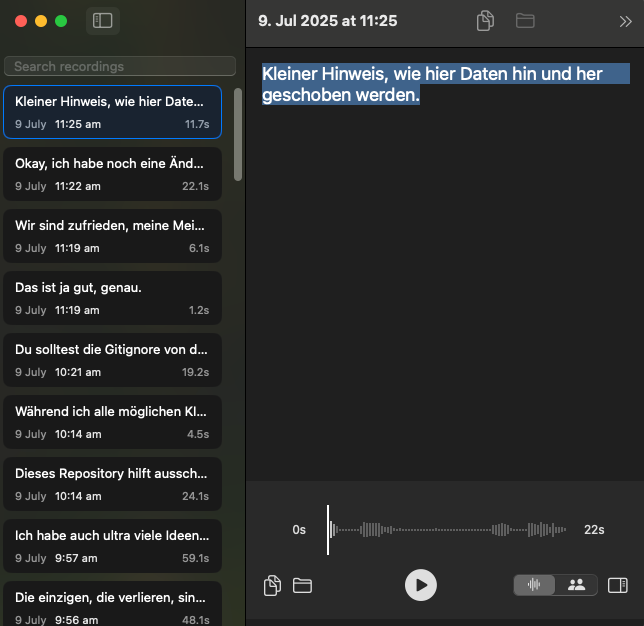
#> input picture context/images/das-wichtigste-tool-von-allen.png, 644 x 626 px, given in place of cv-image.jpg, which was not available
$ python add_photo.py
#> lines starting #> are read from the running program, lines starting #| are printed output that depends on the picture; pictures that were not available may be replaced by others from this repository, and a replacement may not be noted
### src/crop_circle.py
from pathlib import Path
from PIL import Image, ImageDraw

def crop_to_circle(
    input_path,
    output_path,
    vertical_shift_pct=0.12,
    horizontal_shift_px=0,
    padding_pct=0.0
):
    """
    Schneidet ein Bild zu einem Kreis zu.

    Args:
        input_path: Pfad zum Input-Bild
        output_path: Pfad zum Output-Bild (PNG mit Transparenz)
        vertical_shift_pct: Vertikale Verschiebung als Prozent der Bildgröße
        horizontal_shift_px: Horizontale Verschiebung in Pixeln
        padding_pct: Innenabstand als Prozent (macht Kreis kleiner)
    """
#> called with vertical_shift_pct = 0.05, horizontal_shift_px = 16, padding_pct = 0.06
    image = Image.open(input_path)
#> image is the input picture: PIL image 644x626 RGBA; mean R, G, B, A 41.1, 42.6, 42.9, 255

    # Kleinstes Quadrat bestimmen + verschieben
    min_dim = min(image.width, image.height)
#> min_dim = 626
    shift_y = int(min_dim * vertical_shift_pct)
#> shift_y = 31
    shift_x = horizontal_shift_px

    crop_left = (image.width - min_dim) // 2 + shift_x
#> crop_left = 25
    crop_top = (image.height - min_dim) // 2 - shift_y
#> crop_top = -31
    crop_box = (crop_left, crop_top, crop_left + min_dim, crop_top + min_dim)
#> crop_box = (25, -31, 651, 595)
    square = image.crop(crop_box)
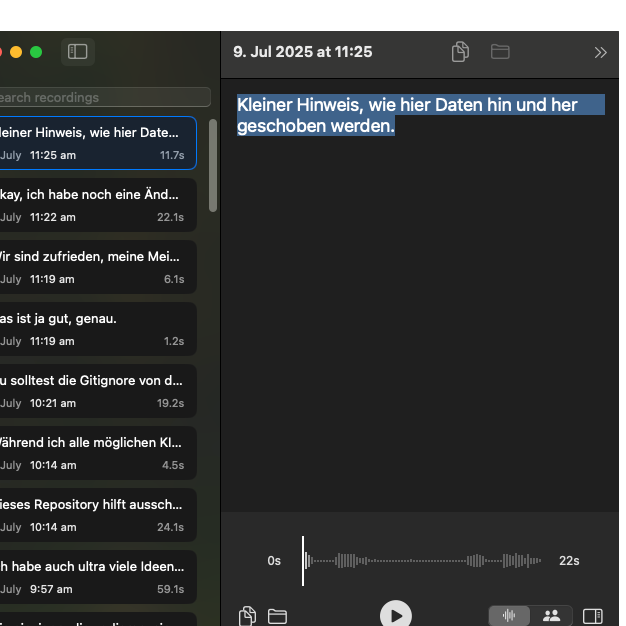
#> square: PIL image 626x626 RGBA; mean R, G, B, A 38.5, 40, 40.3, 239.7; transparent parts drawn white

    # Maske vorbereiten mit Innenabstand (Padding)
    padding = int(min_dim * padding_pct)
#> padding = 37
    mask = Image.new("L", (min_dim, min_dim), 0)
#> mask: PIL image 626x626 L; every value is 0
    draw = ImageDraw.Draw(mask)
    draw.ellipse((padding, padding, min_dim - padding, min_dim - padding), fill=255)

    # Bild mit Maske kombinieren
    result = Image.new("RGBA", (min_dim, min_dim))
#> result: PIL image 626x626 RGBA; every value is 0
    result.paste(square, (0, 0), mask=mask)
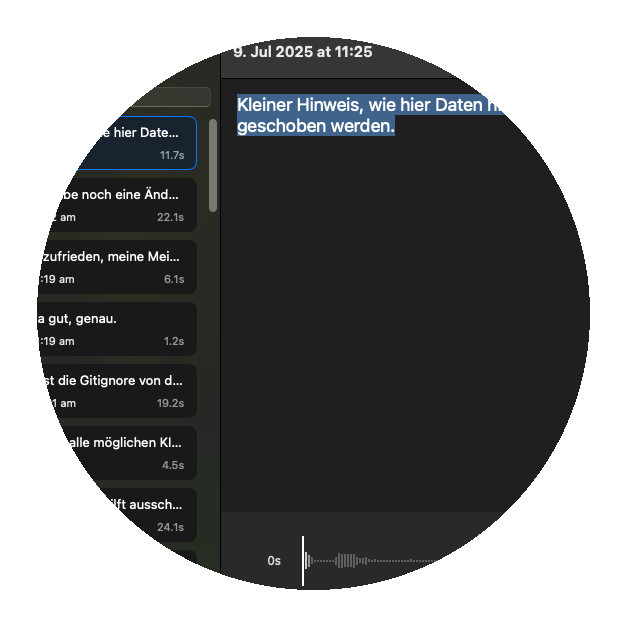
#> result: PIL image 626x626 RGBA; mean R, G, B, A 23.7, 24.6, 25.1, 156.2; transparent parts drawn white

    # Bild verkleinern auf die tatsächliche Größe im PDF (ca. 300x300 für CV)
    # Das reduziert die Dateigröße ohne sichtbaren Qualitätsverlust
    final_size = 400  # Pixel
    if min_dim > final_size:
        result = result.resize((final_size, final_size), Image.Resampling.LANCZOS)
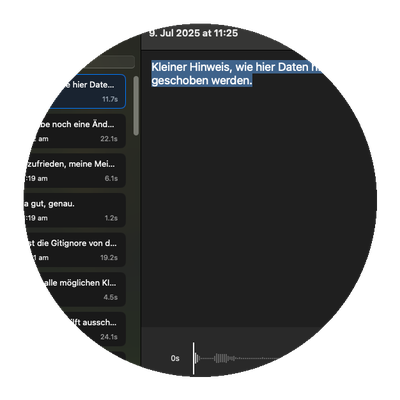
#> result: PIL image 400x400 RGBA; mean R, G, B, A 24.1, 25, 25.5, 156.2; transparent parts drawn white

    # PNG mit höherer Komprimierung speichern
    result.save(output_path, "PNG", optimize=True, compress_level=9)
    print(f"✅ Kreisbild erstellt: {output_path}")

# 🔧 Standalone-Beispiel für neue Projektstruktur
# [22 lines that do not run on import are left out]

### production-showcase/add_photo.py
#!/usr/bin/env python3
"""Stempelt ein kreisförmiges Profilbild in die generierten CV-PDFs.

Mehrere Foto-Sets möglich (Original-Foto und KI-Bild mit AI-Generated-Badge).
Ein Lauf erzeugt jedes Set x jeden Stil -> viele Versionen zum Vergleichen.

Originalskripte (src/crop_circle.py, src/insert_image.py) bleiben unangetastet;
die Zusatzlogik (Disc-Hintergrund, Ring, Badge-Overlay, Klick-Link, Multi-Set)
lebt ausschliesslich hier.

Aufruf vom Repo-Root:
    uv run python production-showcase/add_photo.py                 # alle Sets x alle Stile
    uv run python production-showcase/add_photo.py --set ai        # nur KI-Set
    uv run python production-showcase/add_photo.py --only dark      # nur Dark-Stil

Ausgabe: <stem><suffix>.pdf neben dem jeweiligen Original (nicht-destruktiv).
  -photo     = Original-Lebenslaufbild
  -photo-ai  = KI-generiertes Bild + AI-Generated-Badge + Klick-Link auf GitHub
"""
from __future__ import annotations

import argparse
import sys
import tempfile
from pathlib import Path

import fitz
from PIL import Image, ImageDraw

BASE = Path(__file__).resolve().parent.parent  # Repo-Root
sys.path.insert(0, str(BASE))
from src.crop_circle import crop_to_circle        # unveraendert
from src.insert_image import insert_image_to_pdf  # unveraendert

SHOW = BASE / "production-showcase" / "out"  # Endfassungen; build.sh schreibt hierhin
IMG = BASE / "data" / "images"

# --- Stil-spezifisch: Position/Groesse/Disc-Hintergrund/Ring (fuer alle Sets) ---
# pos = (x, y) in Punkten von OBEN-LINKS, size = Durchmesser. Foto sitzt im
# .cv-photo-gutter (rechter Float in build.sh), darum keine Text-Ueberlappung.
STYLES = {
    # pos = flush oben-rechts an der Content-Box (Seite 595.3pt minus @page-Margin)
    "editorial": {"pos": (470, 34), "size": 84, "bg": "#ffffff", "ring": ("#d8d2c4", 3)},
    "loose":     {"pos": (469, 35), "size": 84, "bg": "#ffffff", "ring": ("#dcdcdc", 3)},
    "compact":   {"pos": (496, 13), "size": 74, "bg": "#ffffff", "ring": ("#dcdcdc", 2)},
    "dark":      {"pos": (469, 37), "size": 84, "bg": "#0c0c0e", "ring": ("#f0b76b", 3)},
}

# Sprachen: Ziel-PDFs heißen cv-robin-<lang>-<style>.pdf (build.sh-Konvention)
LANGS = ["de", "en", "kurz-de", "kurz-en"]

# --- Foto-Sets: Quellbild + Crop + optionales Badge + optionaler Klick-Link ---
# badge: kleines Banner unten in den Kreis (scale = Anteil Disc-Breite,
#        vpos_pct = vertikale Mitte als Anteil der Disc-Hoehe).
PHOTO_SETS = {
    "original": {
        "image": IMG / "cv-image.jpg",
        "crop": dict(vertical_shift_pct=0.05, horizontal_shift_px=16, padding_pct=0.06),
        "badge": None,
        "link": None,
        "suffix": "-photo",
    },
    "ai": {
        "image": IMG / "ai-generated.png",  # KI-generiertes Profilbild (winkend)
        "crop": dict(vertical_shift_pct=0.0, horizontal_shift_px=0, padding_pct=0.06),
        "badge": {"image": IMG / "ai-generated-github-marketing.jpeg",
                  "scale": 0.70, "gap": 0.06},  # ORCAS-AI-Banner UNTER den Kreis
        "link": "https://github.com/orcasai",         # Klick aufs Foto -> GitHub
        "suffix": "-photo-ai",
    },
}


def _disc_bbox(img: Image.Image) -> tuple[int, int, int, int]:
    """Kreis-Geometrie aus der Alpha-Bounding-Box (robust ggue. padding_pct)."""
    return img.split()[3].getbbox() or (0, 0, img.width, img.height)


def styled_circle(circle_png: Path, bg=None, ring=None) -> Image.Image:
    """Disc-Hintergrundfarbe + Rahmen-Ring auf das Kreis-PNG legen.
    Transparente Ecken bleiben transparent (PDF scheint durch)."""
#> called with bg = '#ffffff', ring = ('#d8d2c4', 3)
    img = Image.open(circle_png).convert("RGBA")
    x0, y0, x1, y1 = _disc_bbox(img)
#> x0 = 21; y0 = 21; x1 = 380; y1 = 380
    if bg:
        base = Image.new("RGBA", img.size, (0, 0, 0, 0))
#> base: PIL image 400x400 RGBA; every value is 0
        ImageDraw.Draw(base).ellipse((x0, y0, x1, y1), fill=bg)
        base.alpha_composite(img)
        img = base
    if ring:
        color, w = ring
        ins = w // 2
        ImageDraw.Draw(img).ellipse((x0 + ins, y0 + ins, x1 - ins, y1 - ins),
                                    outline=color, width=w)
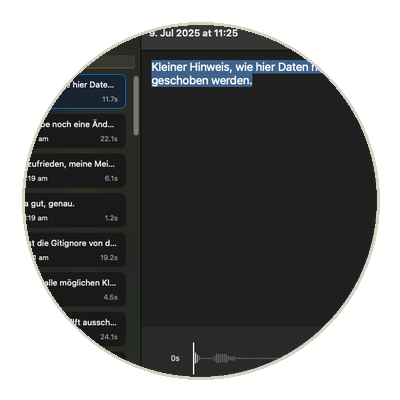
#> img: PIL image 400x400 RGBA; mean R, G, B, A 29.8, 30.6, 30.8, 162.1; transparent parts drawn white
    return img


def stack_badge(circle_img: Image.Image, badge_cfg: dict) -> tuple[Image.Image, float]:
    """Setzt das Badge-Banner mittig UNTER den Kreis (eigenes Bild, transparenter
    Spalt). Gibt (kombiniertes RGBA-Bild, Höhenfaktor) zurück; Faktor =
    Gesamthöhe / Kreis-Seitenlänge → für die Insert-Rect-Höhe."""
    cw = circle_img.width
    b = Image.open(badge_cfg["image"]).convert("RGBA")
    bw = int(cw * badge_cfg.get("scale", 0.92))
    bh = int(bw * b.height / b.width)
    b = b.resize((bw, bh), Image.Resampling.LANCZOS)
    gap = int(cw * badge_cfg.get("gap", 0.06))
    out = Image.new("RGBA", (cw, circle_img.height + gap + bh), (0, 0, 0, 0))
    out.alpha_composite(circle_img, (0, 0))
    out.alpha_composite(b, ((cw - bw) // 2, circle_img.height + gap))
    return out, out.height / circle_img.height


def add_link(pdf_path: Path, rect: tuple[float, float, float, float], uri: str) -> None:
    """Macht das Foto-Rect klickbar (URI-Link) — nach dem Bild-Insert."""
    doc = fitz.open(pdf_path)
    doc[0].insert_link({"kind": fitz.LINK_URI, "from": fitz.Rect(*rect), "uri": uri})
    doc.saveIncr()
    doc.close()


def mirror_to_icloud() -> None:
    """Fertige PDFs nach iCloud spiegeln — wie der Schlussschritt in build.sh.

    iCloud folgt keinen Symlinks, deshalb kopieren. Ohne iCloud passiert nichts.
    """
    import shutil
    import subprocess

    ziel = Path.home() / "Library/Mobile Documents/com~apple~CloudDocs/Bewerbung"
    manifest = SHOW.parent / "icloud.txt"
    if not ziel.parent.is_dir() or not manifest.exists():
        return
    namen = [z.strip() for z in manifest.read_text().splitlines()
             if z.strip() and not z.lstrip().startswith("#")]
    ziel.mkdir(parents=True, exist_ok=True)
    subprocess.run(["rsync", "-a", "--files-from=-", f"{SHOW}/", f"{ziel}/"],
                   input="\n".join(namen), text=True, check=True)
    print(f"iCloud: {len(list(ziel.glob('*.pdf')))} Dateien → {ziel}")


def main() -> None:
    ap = argparse.ArgumentParser(description=__doc__,
                                 formatter_class=argparse.RawDescriptionHelpFormatter)
    ap.add_argument("--set", nargs="*", choices=list(PHOTO_SETS),
                    help="Foto-Sets (Default: alle)")
    ap.add_argument("--only", nargs="*", choices=list(STYLES),
                    help="Stile (Default: alle)")
    ap.add_argument("--lang", nargs="*", choices=LANGS,
                    help="Sprachen (Default: alle)")
    args = ap.parse_args()

    sets = args.set or list(PHOTO_SETS)
    styles = args.only or list(STYLES)
    langs = args.lang or LANGS

    with tempfile.TemporaryDirectory() as tmp:
        tmp = Path(tmp)
        for sk in sets:
            ps = PHOTO_SETS[sk]
            circle = tmp / f"circle-{sk}.png"
            crop_to_circle(ps["image"], circle, **ps["crop"])  # Originalskript
            for stk in styles:
                st = STYLES[stk]
                # gestyltes Foto-PNG einmal pro (Set, Stil) bauen, dann in alle Sprachen stempeln
                circ = styled_circle(circle, bg=st.get("bg"), ring=st.get("ring"))
                s = st["size"]
                x, y = st["pos"]
                png = tmp / f"{sk}-{stk}.png"
                if ps.get("badge"):
                    combined, hfac = stack_badge(circ, ps["badge"])
                    combined.save(png, "PNG", optimize=True)
                    h = s * hfac
                else:
                    circ.save(png, "PNG", optimize=True)
                    h = s
                for lang in langs:
                    pdf = SHOW / f"cv-robin-{lang}-{stk}.pdf"
                    if not pdf.exists():
                        print(f"⏭️  fehlt, uebersprungen: {pdf.name}")
                        continue
                    out = pdf.with_name(pdf.stem + ps["suffix"] + ".pdf")
                    insert_image_to_pdf(pdf, png, out, position=(x, y), size=(s, h))
                    if ps.get("link"):
                        add_link(out, (x, y, x + s, y + h), ps["link"])
#> pass 2 of the loop in main, `for sk in sets:`:
#> ps = 5 items
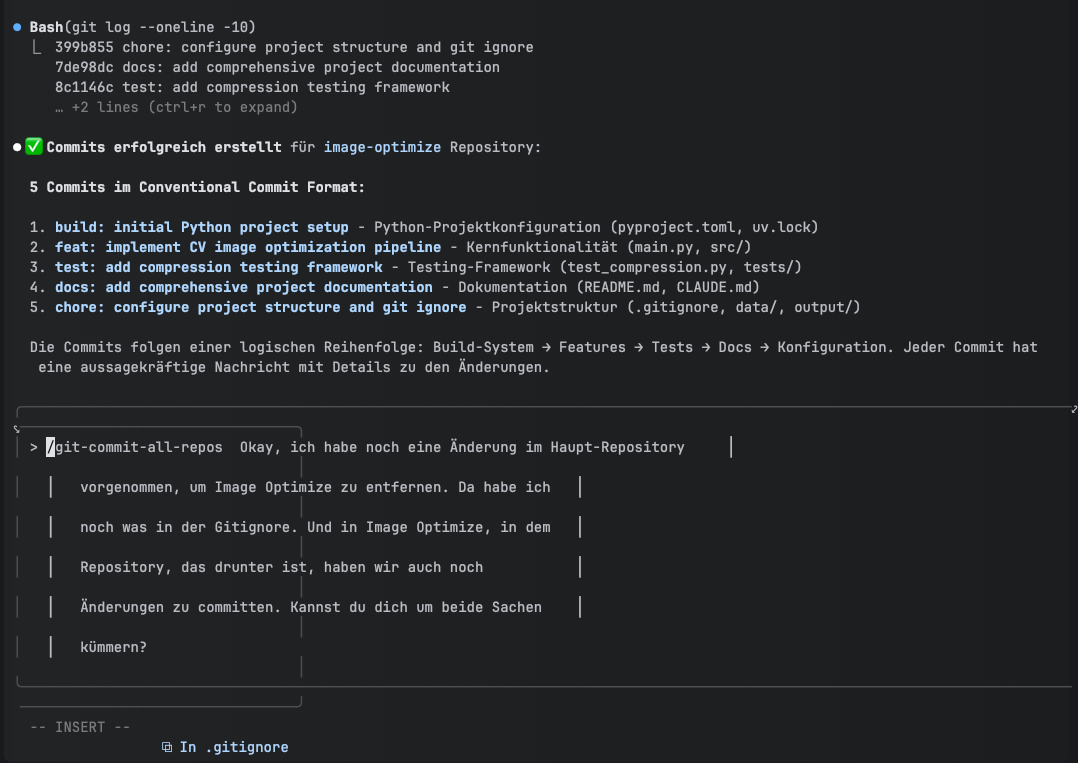
#> input picture context/images/ein-kleiner-einblick.in-commit-workflow.png, 1078 x 763 px, given in place of ai-generated.png, which was not available
#> in crop_to_circle, image is the input picture: PIL image 1078x763 RGBA; mean R, G, B, A 37.8, 39.2, 41.5, 255
#> square: PIL image 763x763 RGBA
#> mask: PIL image 763x763 L; every value is 0
#> x1 = 379
#> in styled_circle (call 5), `ImageDraw.Draw(img).ellipse((x0 + ins, y0 + ins, x1 - ins, y1 - ins), ..`:
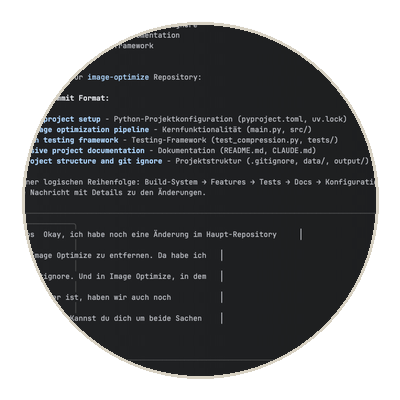
#> img: PIL image 400x400 RGBA; mean R, G, B, A 30.1, 30.9, 32.1, 161.3; transparent parts drawn white
#> bw = 280
#> bh = 198
#> gap = 24
#> in stack_badge, `out.alpha_composite(b, ((cw - bw) // 2, circle_img.height + gap))`:
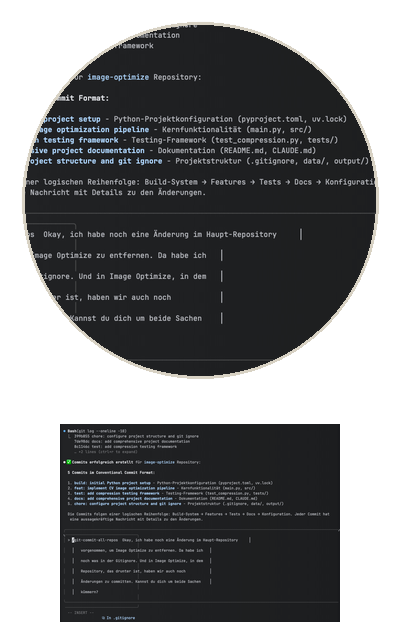
#> out: PIL image 400x622 RGBA; mean R, G, B, A 27.8, 28.6, 29.9, 160.5; transparent parts drawn white
#> hfac = 1.55
#> h = 130.6

    mirror_to_icloud()


if __name__ == "__main__":
    main()
